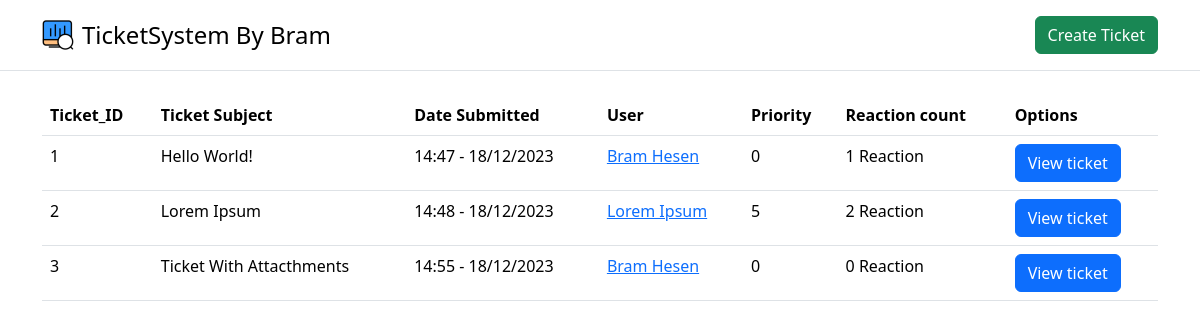
The page / on the database its author committed.
### tables this page shows
CREATE TABLE IF NOT EXISTS `ticket` (
  `Ticket_Id` int NOT NULL AUTO_INCREMENT,
  `Ticket_Subject` varchar(32) NOT NULL,
  `Ticket_Priority` int NOT NULL,
  `Ticket_Message` longtext NOT NULL,
  `Ticket_Attachments` varchar(255) NOT NULL COMMENT 'Saved using the serialize() command',
  `User_Name` varchar(255) NOT NULL,
  `User_Email` varchar(255) NOT NULL,
  `Ticket_DateTime` datetime NOT NULL DEFAULT CURRENT_TIMESTAMP,
  PRIMARY KEY (`Ticket_Id`)
);

### Assets/Functions/Functions.php (called while the page is built, shortened)
<?php
    class DB_Connection{
        public function __construct(){
            $DatabaseHost = "localhost";
            $DatabaseUsername = "root";
            $DatabasePassword = "";
            $DatabaseName = "php_ticketsystem";
            try {
                $this->PDO_CONNECTION = new PDO("mysql:host={$DatabaseHost};dbname={$DatabaseName}", $DatabaseUsername, $DatabasePassword);
            } catch (PDOException $e) {
                $this->connection_error = True;
                $this->connection_error_message = 'Connection failed: ' . $e->getMessage();
            }
        }
    }
?>

### Assets/Functions/Overview_functions.php (the view)
<?php
    require('Functions.php');
    class Overview extends DB_Connection {
        public function Generate_Table(){
            $GetData = "SELECT * FROM ticket";
            $stmt = $this->PDO_CONNECTION->prepare($GetData);
            $stmt->execute();
            $GetData_OUT = $stmt->fetchAll(PDO::FETCH_ASSOC);
            $Generated_Data ="";
            foreach ($GetData_OUT as $TicketData) {
                $GetData_ReactionCount = "SELECT COUNT(*) FROM ticket_response WHERE Ticket_id = ".$TicketData['Ticket_Id']."";
                $GetData_ReactionCount_Response = $this->PDO_CONNECTION->query($GetData_ReactionCount);
                $GetData_ReactionCount_Count = $GetData_ReactionCount_Response->fetchColumn();
                $Generated_Data .= "<tr>";
                    $Generated_Data .= "<td>" . $TicketData['Ticket_Id'] . "</td>";
                    $Generated_Data .= "<td>" . $TicketData['Ticket_Subject'] . "</td>";
                    $Generated_Data .= "<td data-order='".strtotime($TicketData['Ticket_DateTime'])."'>" . date("G:i - d/m/Y", strtotime($TicketData['Ticket_DateTime'])) . "</td>";
                    $Generated_Data .= "<td>" . "<a href='mailto: ".$TicketData['User_Email']."'>".$TicketData['User_Name']."</a>" . "</td>";
                    $Generated_Data .= "<td>" . $TicketData['Ticket_Priority']. "</td>";
                    $Generated_Data .= "<td>" . $GetData_ReactionCount_Count . " Reaction" . "</td>";
                    $Generated_Data .= "<td>" . "<a href='ticket_view.php?ticket_id=".$TicketData['Ticket_Id']."'><button type='button' class='btn btn-primary'>View ticket</button></a>" . "</td>";
                $Generated_Data .= "</tr>";
            }
            return $Generated_Data;
        }
    }
?>

### Assets/HTML/Header.php (shortened to what this page needs)
<!DOCTYPE html>
<html lang="en" >
    <head>
        <link href="https://cdn.jsdelivr.net/npm/bootstrap@5.3.2/dist/css/bootstrap.min.css" rel="stylesheet">
        <link href="https://cdn.datatables.net/v/bs5/jq-3.7.0/dt-1.13.8/datatables.min.css" rel="stylesheet">
    </head>
    <body>
        <header class="py-3 mb-4 border-bottom">
            <div class="container d-flex flex-wrap justify-content-center">
              <a href="/" class="d-flex align-items-center mb-3 mb-lg-0 me-lg-auto link-body-emphasis text-decoration-none">
                <img src="./Assets/IMG/ticketing-system.ico" class="bi me-2" height="32px">
                <span class="fs-4">TicketSystem By Bram</span>
              </a>
              <a href="ticket_create.php"><button type="button" class="btn btn-success">Create Ticket</button></a>
            </div>
        </header>
    </body>
</html>

### index.php (shortened to what this page needs)
<?php
    require("./Assets/Functions/Overview_functions.php");
    $DB_Connection = new Overview;
    require("./Assets/HTML/Header.php");
?>
<html lang="en">
    <body>
        <div class="container">
            <table id="Ticket_View" class="table">
                <thead>
                    <tr>
                        <th>Ticket_ID</th>
                        <th>Ticket Subject</th>
                        <th>Date Submitted</th>
                        <th>User</th>
                        <th>Priority</th>
                        <th>Reaction count</th>
                        <th>Options</th>
                    </tr>
                </thead>
                <tbody>
                    <?=$DB_Connection->Generate_Table();?>
                </tbody>
            </table>
        </div>
    </body>
<html>

### rows shown on the page
ticket: Ticket_Id "1", Ticket_Subject "Hello World!", Ticket_DateTime "14:47 - 18/12/2023", User_Name "Bram Hesen", Ticket_Priority "0", GetData_ReactionCount_Count "1"
ticket: Ticket_Id "2", Ticket_Subject "Lorem Ipsum", Ticket_DateTime "14:48 - 18/12/2023", User_Name "Lorem Ipsum", Ticket_Priority "5", GetData_ReactionCount_Count "2"
ticket: Ticket_Id "3", Ticket_Subject "Ticket With Attacthments", Ticket_DateTime "14:55 - 18/12/2023", User_Name "Bram Hesen", Ticket_Priority "0", GetData_ReactionCount_Count "0"
